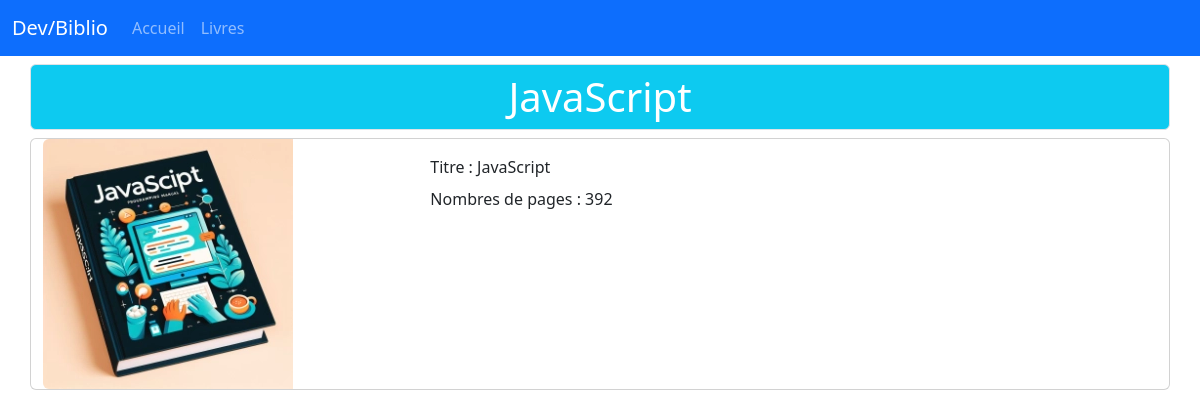
Page /livres/details/4 on the committed database.
### tables this page shows
CREATE TABLE IF NOT EXISTS `livres` (
  `id` int NOT NULL AUTO_INCREMENT,
  `titre` varchar(150) NOT NULL,
  `nbPages` int NOT NULL,
  `image` varchar(150) NOT NULL,
  PRIMARY KEY (`id`)
);

### controllers/LivresController.controller.php (called while the page is built, shortened)
<?php
require_once "models/LivreManager.class.php";
class LivresController
{
    private LivreManager $livreManager;
    public function __construct()
    {
        $this->livreManager = new LivreManager;
        $this->livreManager->loadLivres();
    }
    public function viewLivre(int $id): void
    {
        $livre = $this->livreManager->getLivreById($id);
        require_once "views/livre.view.php";
    }
}

### models/Livre.class.php (called while the page is built, shortened)
<?php
class Livre
{
    private int $id;
    private string $titre;
    private int $nbPages;
    private string $image;
    public function __construct(int $id, string $titre, int $nbPages, string $image)
    {
        $this->id = $id;
        $this->titre = $titre;
        $this->nbPages = $nbPages;
        $this->image = $image;
    }
    public function getId(): int
    {
        return $this->id;
    }
    public function getTitre(): string
    {
        return $this->titre;
    }
    public function getNbPages(): int
    {
        return $this->nbPages;
    }
    public function getImage(): string
    {
        return $this->image;
    }
}

### config/config.php (called while the page is built)
<?php
$config = [
    'database' => [
        'db_host' => 'localhost',
        'db_name' => 'tdb_biblio',
        'db_port' => '3306',
        'db_char' => 'utf8',
        'db_user' => 'root',
        'db_pass' => 'root'
    ]
];

### models/Model.class.php (called while the page is built, shortened)
<?php
abstract class Model
{
    private static ?PDO $pdo = null;
    private static function setBdd(): void
    {
        require_once 'config/config.php';
        $dsn = "mysql:host={$config['database']['db_host']};
                dbname={$config['database']['db_name']};
                charset={$config['database']['db_char']};
                port={$config['database']['db_port']}";
        self::$pdo = new PDO($dsn, $config['database']['db_user'], $config['database']['db_pass']);
        self::$pdo->setAttribute(PDO::ATTR_ERRMODE, PDO::ERRMODE_WARNING);
    }
    protected function getBdd(): PDO
    {
        return self::$pdo;
    }
}

### models/LivreManager.class.php (called while the page is built, shortened)
<?php
require_once "Model.class.php";
require_once "Livre.class.php";
class LivreManager extends Model
{
    private array $listeLivres = [];
    public function addLivre(Livre $livre): void
    {
        $this->listeLivres[] = $livre;
    }
    public function loadLivres(): void
    {
        $req = $this->getBdd()->prepare("SELECT * FROM livres");
        $req->execute();
        $livresDepuisBDD = $req->fetchAll(PDO::FETCH_ASSOC);
    }
    public function getLivreById(int $id): Livre
    {
        foreach ($this->listeLivres as $livre) {
            if ($livre->getId() === $id) {
                return $livre;
            }
        }
        throw new Exception("Le livre n'existe pas");
    }
}

### views/livre.view.php (the view, shortened to what this page needs)
<div class="row">
    <div class="card mb-3">
        <div class="row g-0">
            <div class="col-md-4">
                <img src="<?= URL ?>/public/assets/images/<?= $livre->getImage() ?>" class="img-fluid rounded-start" alt="Couverture du livre <?= $livre->getTitre() ?>">
            </div>
            <div class="col-md-8">
                <div class="card-body">
                    <p class="card-title">Titre : <?= $livre->getTitre() ?></p>
                    <p class="card-text">Nombres de pages : <?= $livre->getNbPages() ?></p>
                </div>
            </div>
        </div>
    </div>
</div>
<?php
$content = ob_get_clean();
$titre = $livre->getTitre();
require_once "template.php";
?>

### views/template.php (shortened to what this page needs)
<!DOCTYPE html>
<html lang="en">
<head>
    <link href="https://cdn.jsdelivr.net/npm/bootstrap@5.3.3/dist/css/bootstrap.min.css" rel="stylesheet">
</head>
<body>
</body>
<head>
    <nav class="navbar navbar-expand-lg bg-primary" data-bs-theme="dark">
        <div class="container-fluid">
            <a class="navbar-brand" href="<?= URL ?>accueil">Dev/Biblio</a>
            <div class="collapse navbar-collapse" id="navbarColor01">
                <ul class="navbar-nav me-auto">
                    <li class="nav-item">
                        <a class="nav-link" href="<?= URL ?>accueil">Accueil</a>
                    </li>
                    <li class="nav-item">
                        <a class="nav-link" href="<?= URL ?>livres">Livres</a>
                    </li>
                </ul>
            </div>
        </div>
    </nav>
</head>
<main>
    <div class="container">
        <section>
            <div class="row">
                <h1 class="border rounded my-2 p-2 text-center text-white bg-info"><?= $titre ?></h1>
            </div>
            <?= $content ?>
        </section>
    </div>
</main>
</html>

### rows in the picture
livres: titre "JavaScript", image (picture), nbPages "392"
